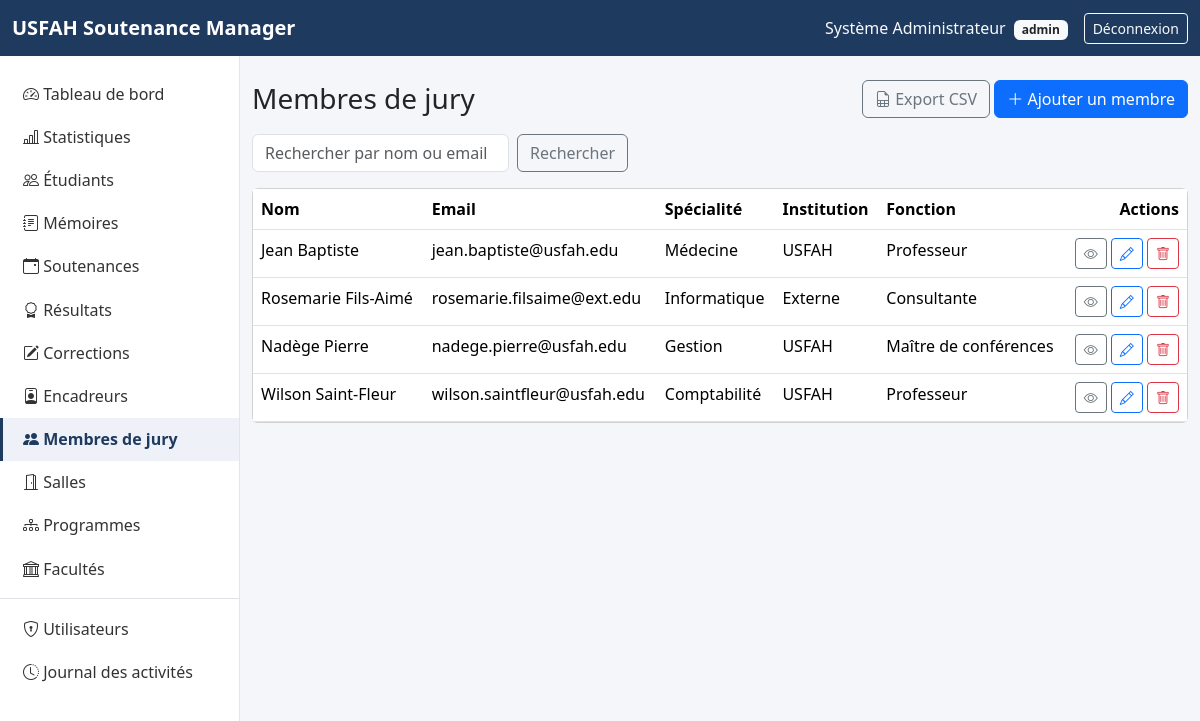
The page /jury-members/index.php (signed in) on the database its author committed.
### tables this page shows
CREATE TABLE jury_members (
    id           INT UNSIGNED AUTO_INCREMENT PRIMARY KEY,
    last_name    VARCHAR(100) NOT NULL,
    first_name   VARCHAR(100) NOT NULL,
    email        VARCHAR(150) NOT NULL,
    telephone    VARCHAR(30)  NULL,
    specialite   VARCHAR(150) NULL,
    institution  VARCHAR(150) NULL,
    fonction     VARCHAR(100) NULL,
    created_at   TIMESTAMP NOT NULL DEFAULT CURRENT_TIMESTAMP
);

### includes/functions.php (called while the page is built, shortened)
<?php
function e(?string $value): string
{
    return htmlspecialchars($value ?? '', ENT_QUOTES, 'UTF-8');
}
function get_param(string $key, $default = null)
{
    return $_GET[$key] ?? $default;
}
function paginate(int $total_rows, int $per_page = 10): array
{
    $page = max(1, (int) get_param('page', 1));
    $total_pages = max(1, (int) ceil($total_rows / $per_page));
    $page = min($page, $total_pages);
    $offset = ($page - 1) * $per_page;
    return [
        'page'        => $page,
        'per_page'    => $per_page,
        'offset'      => $offset,
        'total_rows'  => $total_rows,
        'total_pages' => $total_pages,
    ];
}

### jury-members/index.php (the view, shortened to what this page needs)
<?php
require_once __DIR__ . '/../config/database.php';
require_once __DIR__ . '/../includes/functions.php';
$search = trim((string) get_param('search', ''));
$where = '';
$params = [];
$count_stmt = $pdo->prepare("SELECT COUNT(*) FROM jury_members $where");
$count_stmt->execute($params);
$pagination = paginate((int) $count_stmt->fetchColumn(), 10);
$stmt = $pdo->prepare("SELECT * FROM jury_members $where ORDER BY last_name ASC LIMIT {$pagination['per_page']} OFFSET {$pagination['offset']}");
$stmt->execute($params);
$members = $stmt->fetchAll();
require __DIR__ . '/../includes/header.php';
?>
<div class="d-flex justify-content-between align-items-center mb-3">
    <h1 class="h3 mb-0">Membres de jury</h1>
    <div>
        <a href="export.php?<?= http_build_query(['search' => $search]) ?>" class="btn btn-outline-secondary"><i class="bi bi-file-earmark-spreadsheet"></i> Export CSV</a>
        <a href="create.php" class="btn btn-primary"><i class="bi bi-plus-lg"></i> Ajouter un membre</a>
    </div>
</div>
<form method="get" class="row g-2 mb-3">
    <div class="col-auto"><input type="text" name="search" class="form-control" placeholder="Rechercher par nom ou email" value="<?= e($search) ?>"></div>
    <div class="col-auto"><button type="submit" class="btn btn-outline-secondary">Rechercher</button></div>
</form>
<div class="card">
    <div class="table-responsive">
        <table class="table table-hover mb-0">
            <thead><tr><th>Nom</th><th>Email</th><th>Spécialité</th><th>Institution</th><th>Fonction</th><th class="text-end">Actions</th></tr></thead>
            <tbody>
                <?php foreach ($members as $m): ?>
                    <tr>
                        <td><?= e($m['first_name'] . ' ' . $m['last_name']) ?></td>
                        <td><?= e($m['email']) ?></td>
                        <td><?= e($m['specialite'] ?? '—') ?></td>
                        <td><?= e($m['institution'] ?? '—') ?></td>
                        <td><?= e($m['fonction'] ?? '—') ?></td>
                        <td class="text-end">
                            <a href="show.php?id=<?= $m['id'] ?>" class="btn btn-sm btn-outline-secondary"><i class="bi bi-eye"></i></a>
                            <a href="edit.php?id=<?= $m['id'] ?>" class="btn btn-sm btn-outline-primary"><i class="bi bi-pencil"></i></a>
                            <a href="delete.php?id=<?= $m['id'] ?>" class="btn btn-sm btn-outline-danger"><i class="bi bi-trash"></i></a>
                        </td>
                    </tr>
                <?php endforeach; ?>
            </tbody>
        </table>
    </div>
</div>
<?php require __DIR__ . '/../includes/footer.php'; ?>

### assets/css/style.css (style rules this page uses)
:root { --usfah-primary: #1f3a5f; --usfah-primary-dark: #142842; }
body { background-color: #f4f6f9; }
table.table thead { background-color: #eef2f8; }

### rows shown on the page
jury_members: first_name+last_name "Jean Baptiste", email "jean.baptiste@usfah.edu", specialite "Médecine", institution "USFAH", fonction "Professeur"
jury_members: first_name+last_name "Rosemarie Fils-Aimé", email "rosemarie.filsaime@ext.edu", specialite "Informatique", institution "Externe", fonction "Consultante"
jury_members: first_name+last_name "Nadège Pierre", email "nadege.pierre@usfah.edu", specialite "Gestion", institution "USFAH", fonction "Maître de conférences"
jury_members: first_name+last_name "Wilson Saint-Fleur", email "wilson.saintfleur@usfah.edu", specialite "Comptabilité", institution "USFAH", fonction "Professeur"

### other values the page prints
$_SESSION['user_name'] "Système Administrateur"
current_user_role() "admin"
$label "Tableau de bord"
$label "Statistiques"
$label "Étudiants"
$label "Mémoires"
$label "Soutenances"
$label "Résultats"
$label "Corrections"
$label "Encadreurs"
$label "Membres de jury"
$label "Salles"
$label "Programmes"
$label "Facultés"
